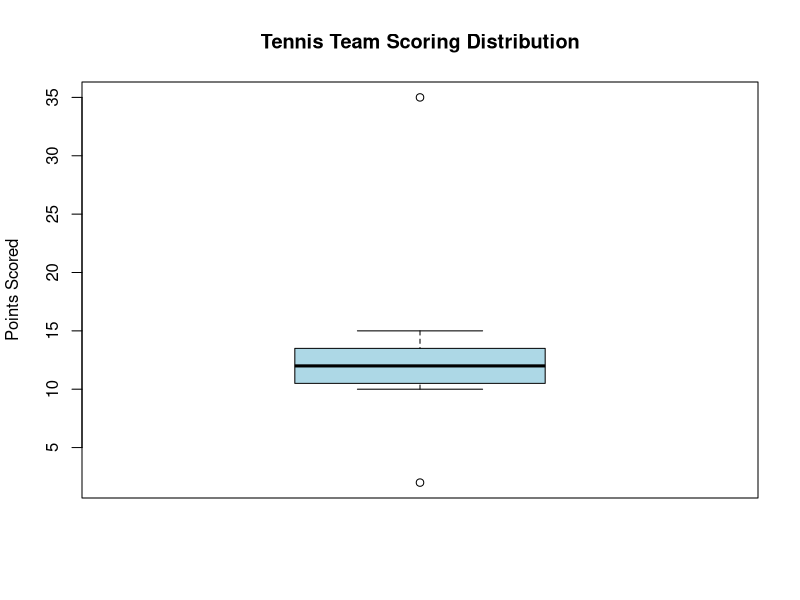

Here is the R script that generated this plot:
# Example data: Points scored by players [cite: 35]
player_scores <- c(10, 12, 11, 14, 13, 15, 12, 10, 11, 35, 2) # 35 and 2 are potential outliers

# Create boxplot to visualize distribution and outliers [cite: 35]
boxplot(player_scores, main = "Tennis Team Scoring Distribution", 
        ylab = "Points Scored", col = "lightblue")

# The points outside the whiskers represent the outliers the coach is looking for[cite: 34].